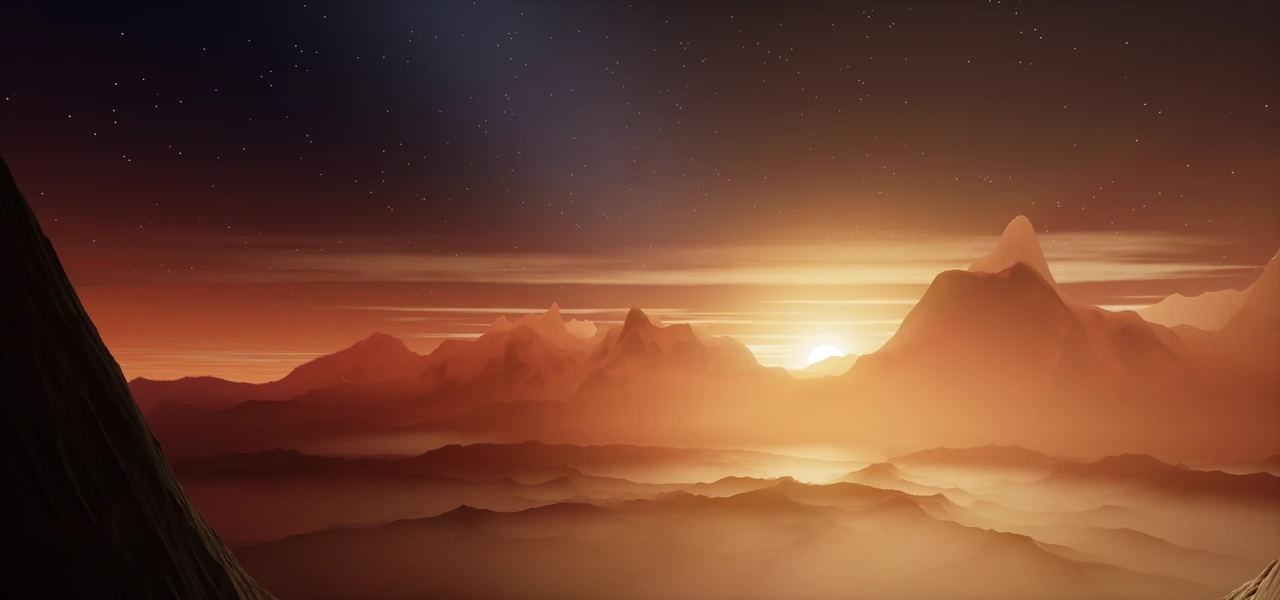
#> input picture assets/img/hero-1280.webp, 1280 x 600 px
$ python -i base.py   (imports and definitions only)   (older library calls are emulated)
#> lines starting #> are read from the running program, lines starting #| are printed output that depends on the picture
"""그림 기초 도구: 잡음, 실루엣, 붓질. 강백호 사이트 일러스트용 (가제)."""
import numpy as np, cv2
rng = np.random.default_rng(7)

def vnoise(h, w, scale, seed=0, oct=5, gain=.5):
    r = np.random.default_rng(seed); out = np.zeros((h, w), np.float32); amp = 1; tot = 0
    for o in range(oct):
        s = max(2, int(scale * 2 ** o))
        g = r.random((int(h / (w / s)) + 3, s + 3)).astype(np.float32)
        up = cv2.resize(g, (w + int(w / s) * 2, h + int(w / s) * 2), interpolation=cv2.INTER_CUBIC)
        ox, oy = r.integers(0, max(1, int(w / s))), r.integers(0, max(1, int(w / s)))
        out += amp * up[oy:oy + h, ox:ox + w]; tot += amp; amp *= gain
    return out / tot

def ridge1d(w, scale, seed, oct=6):
    n = vnoise(8, w, scale, seed, oct)[4]
    return (n - n.min()) / (n.max() - n.min() + 1e-6)

def smooth(x, a, b):
    t = np.clip((x - a) / (b - a), 0, 1); return t * t * (3 - 2 * t)

def mix(c, col, m):
    m = m[..., None] if m.ndim == 2 else m
    return c * (1 - m) + np.array(col, np.float32) * m

def hexc(h):
    h = h.lstrip('#'); return [int(h[i:i + 2], 16) / 255 for i in (0, 2, 4)]

def paint(img, radii=(14, 7, 3), thr=.035, seed=3, maxlen=14):
    """Hertzmann 식 겹 붓질. img: float RGB 0..1"""
#> called with radii = (14, 7, 3), thr = 0.035, seed = 3, maxlen = 14
    r = np.random.default_rng(seed)
    H, W = img.shape[:2]
#> H = 600; W = 1280
    canvas = cv2.GaussianBlur(img, (0, 0), radii[0] * 1.5).copy()
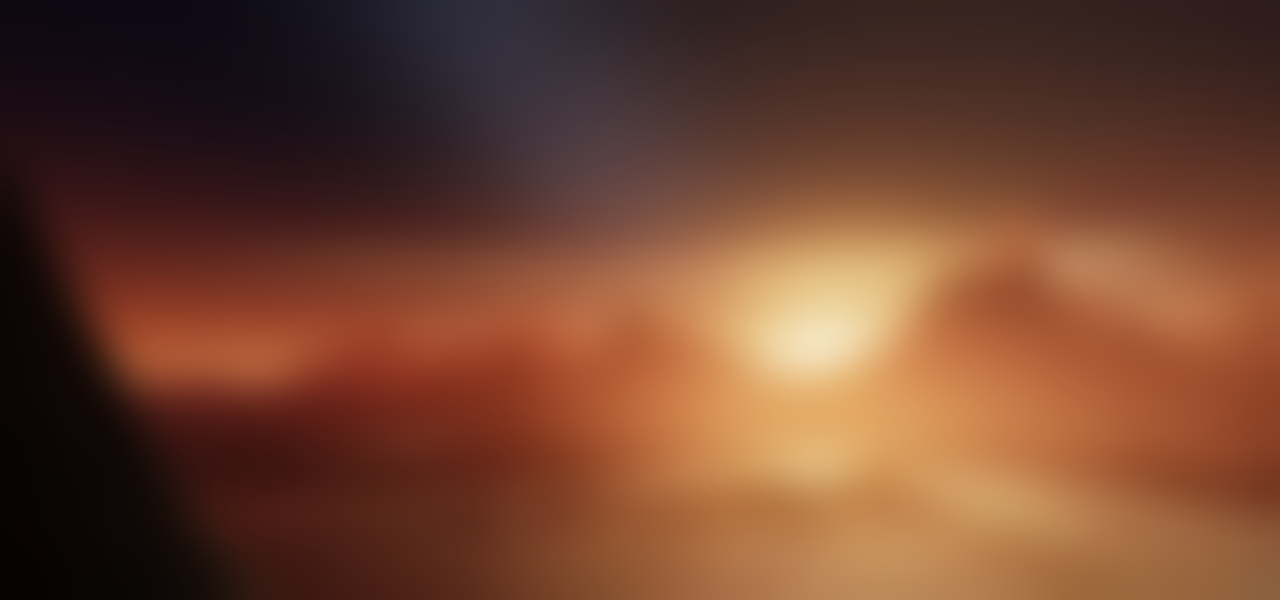
#> canvas: shape (600, 1280, 3); mean R, G, B 112.4, 68, 47.8
    lum = cv2.cvtColor((img * 255).astype(np.uint8), cv2.COLOR_RGB2GRAY).astype(np.float32) / 255
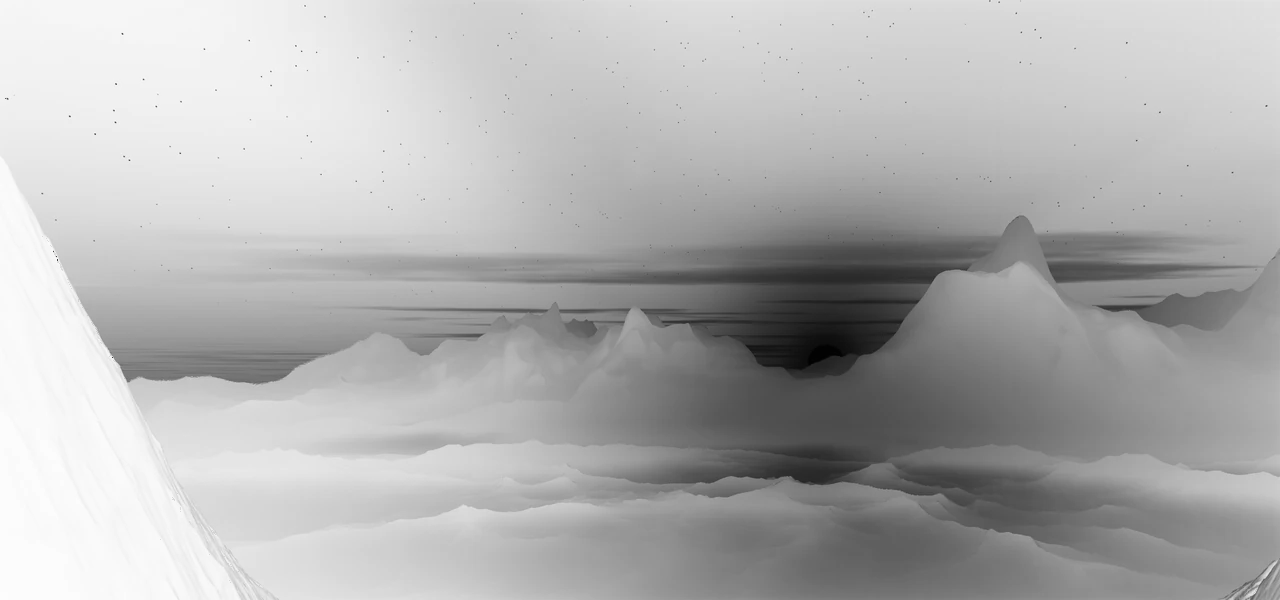
#> lum: shape (600, 1280) float32; min 0.00392, max 0.992, mean 0.694
    for R in radii:
        ref = cv2.GaussianBlur(img, (0, 0), R * .5)
        gl = cv2.GaussianBlur(lum, (0, 0), R * .6)
        gx = cv2.Sobel(gl, cv2.CV_32F, 1, 0, ksize=3); gy = cv2.Sobel(gl, cv2.CV_32F, 0, 1, ksize=3)
        diff = np.sqrt(((canvas - ref) ** 2).sum(-1))
        g = max(2, int(R * .9))
        pts = []
        for y in range(0, H, g):
            for x in range(0, W, g):
                blk = diff[y:y + g, x:x + g]
                if blk.mean() > thr:
                    iy, ix = np.unravel_index(np.argmax(blk), blk.shape)
                    pts.append((x + ix, y + iy))
        r.shuffle(pts)
        layer = (canvas * 255).astype(np.uint8)
        for (x0, y0) in pts:
            col = ref[y0, x0]
            jit = 1 + (r.random(3) - .5) * .06
            c = tuple(int(v) for v in np.clip(col * jit * 255, 0, 255))
            path = [(x0, y0)]; x, y = float(x0), float(y0); dxp, dyp = 0., 0.
            for i in range(maxlen):
                xi, yi = int(np.clip(x, 0, W - 1)), int(np.clip(y, 0, H - 1))
                if i > 2 and np.abs(ref[yi, xi] - col).sum() > .12: break
                ggx, ggy = gx[yi, xi], gy[yi, xi]
                if ggx * ggx + ggy * ggy < 1e-6: break
                dx, dy = -ggy, ggx
                if dxp * dx + dyp * dy < 0: dx, dy = -dx, -dy
                n = np.hypot(dx, dy); dx, dy = dx / n, dy / n
                dx, dy = .6 * dx + .4 * dxp, .6 * dy + .4 * dyp; n = np.hypot(dx, dy) + 1e-6; dx, dy = dx / n, dy / n
                x += R * dx; y += R * dy; path.append((int(x), int(y))); dxp, dyp = dx, dy
            p = np.array(path, np.int32).reshape(-1, 1, 2)
            cv2.polylines(layer, [p], False, c, thickness=max(1, int(R * (.8 + .5 * r.random()))), lineType=cv2.LINE_AA)
        canvas = layer.astype(np.float32) / 255
#> this loop made 3 passes
#> pass 1, in paint, `gx = cv2.Sobel(gl, cv2.CV_32F, 1, 0, ksize=3)`:
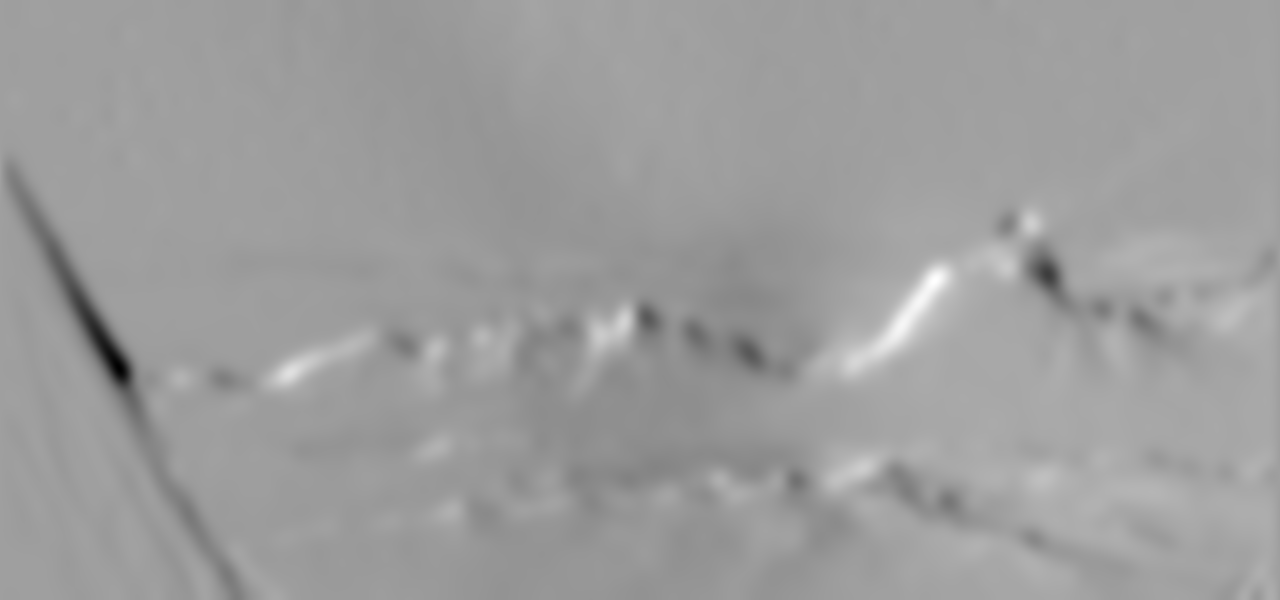
#> gx: shape (600, 1280) float32; min -0.14, max 0.0838, mean -0.00161; drawn with min black and max white
#> pass 1, in paint, `gy = cv2.Sobel(gl, cv2.CV_32F, 0, 1, ksize=3)`:
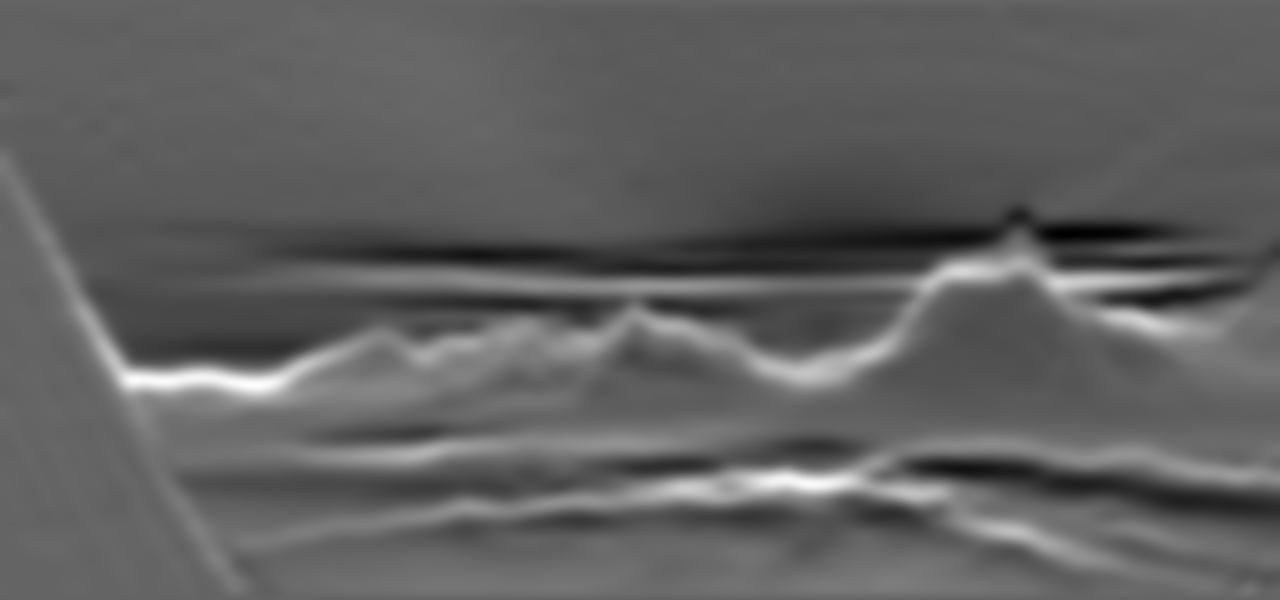
#> gy: shape (600, 1280) float32; min -0.0779, max 0.12, mean -0.00253; drawn with min black and max white
    return canvas

def paper(img, seed=11, amt=.05):
    n = vnoise(img.shape[0], img.shape[1], 220, seed, 2)
    f = vnoise(img.shape[0], img.shape[1], 30, seed + 1, 3)
    t = (n * .6 + f * .4 - .5) * amt
    return np.clip(img * (1 + t[..., None]), 0, 1)

>>> import cv2
>>> picture = cv2.cvtColor(cv2.imread('../../assets/img/hero-1280.webp'), cv2.COLOR_BGR2RGB)
>>> result = paint(picture)
